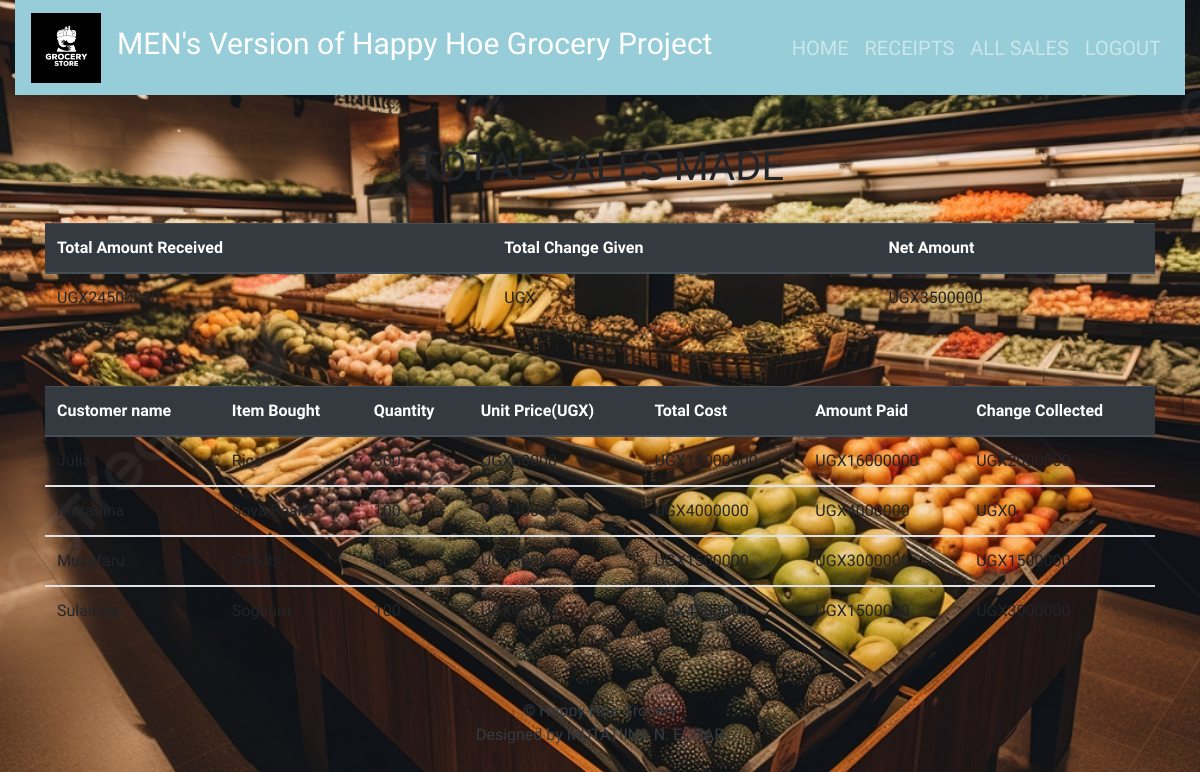
Page /all_sales/ (signed in) on the committed database.
### kgl/models.py (models this page shows, shortened)
class Sales(models.Model):
    branch_name = models.CharField(max_length=50, null =True, blank=True)
    seller = models.CharField(max_length=50, null =True, blank=True)
    item = models.ForeignKey(Stockx, on_delete=models.CASCADE)
    quantity = models.IntegerField(default=10, null=True, blank=True)
    amount_received = models.IntegerField(default=10, null=True, blank=True)
    issued_to = models.CharField(max_length=50, null=True, blank=True)
    unit_price = models.IntegerField(default=10, null=True, blank=True)
    date = models.DateField(default=datetime.now())
    def get_total(self):
        total = self.quantity * self.item.unit_price
        return int(total)
    def get_change(self):
        change = self.get_total() - self.amount_received
        return abs(int(change))

class Stockx(models.Model):
    item_name=models.CharField(max_length=50, null = True, blank=True)
    stock_branch_name=models.CharField(max_length=50, null = True, blank=True)
    stock_type=models.CharField(max_length=50, null = True, blank=True)
    stock_time_of_produce=models.CharField(max_length=50, null = True, blank=True)
    stock_contact=models.CharField(max_length=50, null = True, blank=True)
    stock_source = models.CharField(max_length=50, null = True, blank=True)
    unit_cost = models.IntegerField(default=10, null = True, blank=True)
    unit_price = models.IntegerField(default=0, null = True, blank=True)
    total_quantity = models.IntegerField(default=0, null = True, blank=True)
    issued_quantity = models.IntegerField(default=0, null = True, blank=True)
    def __str__(self):
        return self.item_name

### kgl/views.py (the view)
# urls.py: path('all_sales/', views.all_sales, name='all_sales'),
@login_required
def all_sales(request):
    sales = Sales.objects.all().order_by('-id')
    total_expected=sum([items.get_total() for items in sales])
    total = sum([items.amount_received for items in sales])
    total_change = sum([items.get_change() for items in sales])
    net = total_expected - total
    return render(request, 'kgl/all_sales.html', {'sales': sales, 'total':total, 'total_change':total_change, 'net':net, 'total_expected':total_expected})

### kgl/templates/kgl/all_sales.html
{% extends 'kgl/base.html'%}
 {% block content%}
{% load static %}
<br></br>
<div class = "container">
<h1 class = "text-center">TOTAL SALES MADE</h1><br>
  <table class="table">
    <thead class="thead-dark">
      <tr>
        <th scope="col">Total Amount Received</th>
        <th scope="col">Total Change Given</th>
        <th scope="col">Net Amount</th>
      </tr>
    </thead>
    <tbody>
      <tr>
        <td>UGX{{total}}</td>
        <td>UGX{{change}}</td>
        <td>UGX{{net}}</td>
      </tr>
    </tbody>
  </table>
</div>
<br></br>
<div class = "container">
  <table class="table">
    <thead class="thead-dark">
      <tr>
        <th scope="col">Customer name</th>
        <th scope="col">Item Bought</th>
        <th scope="col">Quantity</th>
        <th scope="col">Unit Price(UGX)</th>
        <th scope="col">Total Cost</th>
        <th scope="col">Amount Paid</th>
        <th scope="col">Change Collected</th>
      </tr>
    </thead>
    {% for sale in sales %}
    <tbody>
      <tr>
        <td>{{sale.issued_to | title}}</td>
        <td>{{sale.item | title}}</td>
        <td>{{sale.quantity}}</td>
        <td>UGX{{sale.unit_price}}</td>
        <td>UGX{{sale.get_total}}</td>
        <td>UGX{{sale.amount_received}}</td>
        <td>UGX{{sale.get_change}}</td>
      </tr>
    </tbody>
    {% endfor %}
  </table>
</div>
{% endblock%}

### kgl/static/kgl/main.css (style rules this page uses)
html,body { position: relative; overflow-x: hidden; background: url('kgl/static/kgl/images/index.jpg'); width: 100% !important; height: 100vh; display: table; position: relative; background-position: center; background-attachment: scroll; -o-background-size: cover; -moz-background-size: cover; -webkit-background-size: cover; background-size: cover; background-repeat: no-repeat; }
body { background-color: #e0d5bf; font-family: 'raleway'; }

### rows in the picture
Sales: issued_to "Julia", item "Rice", quantity "300", unit_price "60000", get_total "18000000", amount_received "16000000", get_change "2000000"
Sales: issued_to "Mutatiina", item "Soya Beans", quantity "100", unit_price "40000", get_total "4000000", amount_received "4000000", get_change "0"
Sales: issued_to "Muzafaru", quantity "50", unit_price "30000", get_total "1500000", amount_received "3000000", get_change "1500000"
Sales: issued_to "Sulaiman", item "Soghum", quantity "100", unit_price "45000", get_total "4500000", amount_received "1500000", get_change "3000000"

### other values in the picture
{{ total }} "24500000"
{{ net }} "3500000"
